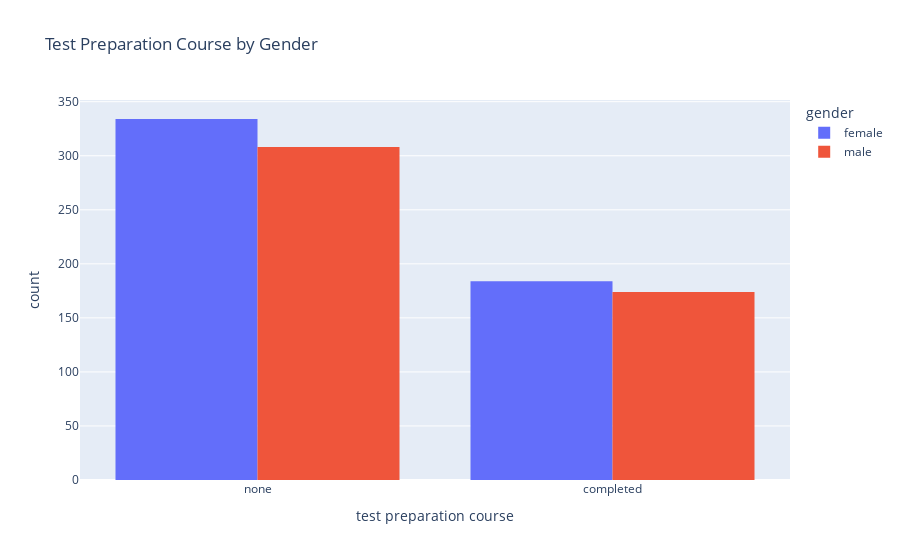

Notebook code cell kept with this figure:
### Code cell
fig = px.histogram(df, x='test preparation course', color='gender', barmode='group',
                   title='Test Preparation Course by Gender')
fig.show()

### Figure 1 — Plotly figure (JSON) as saved in the notebook; plotly's stock layout.template omitted (floating-point values rounded to 4 significant figures; data arrays with more than 128 entries replaced by an {"elided": "..."} marker saying what was removed)
{"data": [{"alignmentgroup": "True", "bingroup": "x", "hovertemplate": "gender=female<br>test preparation course=%{x}<br>count=%{y}<extra></extra>", "legendgroup": "female", "marker": {"color": "#636efa", "pattern": {"shape": ""}}, "name": "female", "offsetgroup": "female", "orientation": "v", "showlegend": true, "type": "histogram", "x": {"elided": "518 str values"}, "xaxis": "x", "yaxis": "y"}, {"alignmentgroup": "True", "bingroup": "x", "hovertemplate": "gender=male<br>test preparation course=%{x}<br>count=%{y}<extra></extra>", "legendgroup": "male", "marker": {"color": "#EF553B", "pattern": {"shape": ""}}, "name": "male", "offsetgroup": "male", "orientation": "v", "showlegend": true, "type": "histogram", "x": {"elided": "482 str values"}, "xaxis": "x", "yaxis": "y"}], "layout": {"barmode": "group", "legend": {"title": {"text": "gender"}, "tracegroupgap": 0}, "title": {"text": "Test Preparation Course by Gender"}, "xaxis": {"anchor": "y", "domain": [0, 1], "title": {"text": "test preparation course"}}, "yaxis": {"anchor": "x", "domain": [0, 1], "title": {"text": "count"}}}}
